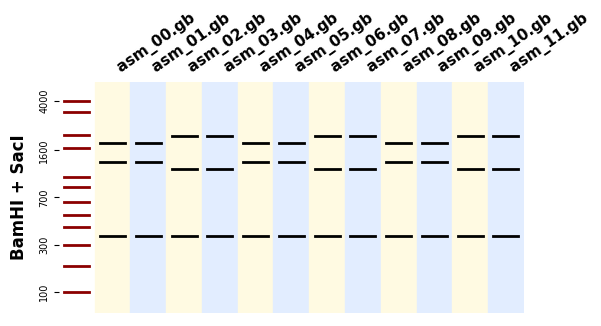

Reproduce this figure in Python.
from bandwitch import IdealDigestionsProblem, LADDERS
import os
from Bio import SeqIO
from collections import OrderedDict

# DEFINE THE CRITERIA FOR ACCEPTABLE BAND PATTERNS

class MyIdealDigestionsProblem(IdealDigestionsProblem):
    def migration_pattern_is_ideal(self, migration):
        """Are there 2-3 bands between 30% and 70% of the migration span?"""
        min_migration = 0.7 * self.migration_min + 0.3 * self.migration_max
        max_migration = 0.3 * self.migration_min + 0.7 * self.migration_max
        bands_in_central_zone = [band for band in migration
                                 if min_migration <= band <= max_migration]
        return 2 <= len(bands_in_central_zone) <= 3

# DEFINE THE SEQUENCES AND THE ENZYME SET

enzymes = ["EcoRI", "BamHI", "XhoI", "EcoRV", "SpeI", "XbaI", "NotI",
           "SacI", "SmaI", "HindIII", "PstI"]

sequences = OrderedDict([
    (f, str(SeqIO.read(os.path.join('example_data', f), 'genbank').seq))
    for f in sorted(os.listdir('example_data'))
])

# DEFINE AND SOLVE THE PROBLEM

problem = MyIdealDigestionsProblem(sequences, enzymes, linear=False,
                                  ladder=LADDERS['100_to_4k'],
                                  max_enzymes_per_digestion=2)
selected_digestions = problem.select_digestions()

# GENERATE A FIGURE OF THE BAND PATTERNS

axes = problem.plot_digestions(
    selected_digestions,
    patterns_props={'label_fontdict': {'rotation': 35}}
)
axes[0].figure.savefig("ideal_digestions.png", bbox_inches="tight")
